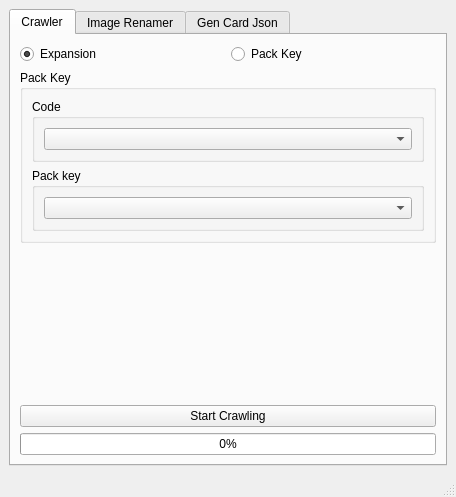
<?xml version="1.0" encoding="UTF-8"?>
<ui version="4.0">
 <class>MainWindow</class>
 <widget class="QMainWindow" name="MainWindow">
  <property name="enabled">
   <bool>true</bool>
  </property>
  <property name="geometry">
   <rect>
    <x>0</x>
    <y>0</y>
    <width>456</width>
    <height>497</height>
   </rect>
  </property>
  <property name="sizePolicy">
   <sizepolicy hsizetype="Preferred" vsizetype="Preferred">
    <horstretch>0</horstretch>
    <verstretch>0</verstretch>
   </sizepolicy>
  </property>
  <property name="minimumSize">
   <size>
    <width>0</width>
    <height>0</height>
   </size>
  </property>
  <property name="windowTitle">
   <string>TCGP Tool</string>
  </property>
  <widget class="QWidget" name="centralwidget">
   <property name="sizePolicy">
    <sizepolicy hsizetype="Preferred" vsizetype="Preferred">
     <horstretch>0</horstretch>
     <verstretch>0</verstretch>
    </sizepolicy>
   </property>
   <property name="styleSheet">
    <string notr="true"/>
   </property>
   <layout class="QVBoxLayout" name="verticalLayout_2">
    <item>
     <layout class="QVBoxLayout" name="verticalLayout">
      <property name="spacing">
       <number>0</number>
      </property>
      <property name="sizeConstraint">
       <enum>QLayout::SetDefaultConstraint</enum>
      </property>
      <property name="bottomMargin">
       <number>0</number>
      </property>
      <item>
       <widget class="QTabWidget" name="tabWidget">
        <property name="sizePolicy">
         <sizepolicy hsizetype="Expanding" vsizetype="Expanding">
          <horstretch>0</horstretch>
          <verstretch>0</verstretch>
         </sizepolicy>
        </property>
        <property name="focusPolicy">
         <enum>Qt::TabFocus</enum>
        </property>
        <property name="currentIndex">
         <number>0</number>
        </property>
        <widget class="QWidget" name="crawlerTab">
         <attribute name="title">
          <string>Crawler</string>
         </attribute>
         <layout class="QVBoxLayout" name="verticalLayout_9">
          <item>
           <layout class="QHBoxLayout" name="exorpSelection">
            <item>
             <widget class="QRadioButton" name="expRadioBtn">
              <property name="text">
               <string>Expansion</string>
              </property>
              <property name="checked">
               <bool>true</bool>
              </property>
             </widget>
            </item>
            <item>
             <widget class="QRadioButton" name="packRadioBtn">
              <property name="text">
               <string>Pack Key</string>
              </property>
             </widget>
            </item>
           </layout>
          </item>
          <item>
           <widget class="QGroupBox" name="crawlerGB">
            <property name="title">
             <string>Pack Key</string>
            </property>
            <layout class="QVBoxLayout" name="verticalLayout_12">
             <item>
              <widget class="QGroupBox" name="expCB">
               <property name="title">
                <string>Code</string>
               </property>
               <layout class="QVBoxLayout" name="verticalLayout_10">
                <item>
                 <widget class="QComboBox" name="expComboB"/>
                </item>
               </layout>
              </widget>
             </item>
             <item>
              <widget class="QGroupBox" name="packKeyGB">
               <property name="enabled">
                <bool>true</bool>
               </property>
               <property name="styleSheet">
                <string notr="true"/>
               </property>
               <property name="title">
                <string>Pack key</string>
               </property>
               <property name="flat">
                <bool>false</bool>
               </property>
               <layout class="QVBoxLayout" name="verticalLayout_11">
                <item>
                 <widget class="QComboBox" name="packKeyComboB"/>
                </item>
               </layout>
              </widget>
             </item>
            </layout>
           </widget>
          </item>
          <item>
           <spacer name="verticalSpacer">
            <property name="orientation">
             <enum>Qt::Vertical</enum>
            </property>
            <property name="sizeHint" stdset="0">
             <size>
              <width>20</width>
              <height>40</height>
             </size>
            </property>
           </spacer>
          </item>
          <item>
           <widget class="QPushButton" name="startCrawlingBtn">
            <property name="text">
             <string>Start Crawling</string>
            </property>
           </widget>
          </item>
          <item>
           <widget class="QProgressBar" name="crawlerProgressBar">
            <property name="value">
             <number>0</number>
            </property>
           </widget>
          </item>
         </layout>
        </widget>
        <widget class="QWidget" name="imageRenamerTab">
         <attribute name="title">
          <string>Image Renamer</string>
         </attribute>
         <layout class="QVBoxLayout" name="verticalLayout_3">
          <item>
           <widget class="QGroupBox" name="groupBox">
            <property name="title">
             <string>Folder Selection</string>
            </property>
            <layout class="QVBoxLayout" name="verticalLayout_4">
             <item>
              <layout class="QHBoxLayout" name="horizontalLayout">
               <item>
                <widget class="QLineEdit" name="folderLineEdit">
                 <property name="locale">
                  <locale language="English" country="UnitedStates"/>
                 </property>
                 <property name="readOnly">
                  <bool>true</bool>
                 </property>
                 <property name="placeholderText">
                  <string>No folders selected</string>
                 </property>
                </widget>
               </item>
               <item>
                <widget class="QPushButton" name="browseFolderBtnInTab2">
                 <property name="text">
                  <string>Browse...</string>
                 </property>
                 <property name="icon">
                  <iconset theme="folder-open">
                   <normaloff>C:/Users/sam99/AppData/Local/Temp/Rar$DRa61588.31932.rartemp</normaloff>C:/Users/sam99/AppData/Local/Temp/Rar$DRa61588.31932.rartemp</iconset>
                 </property>
                 <property name="checkable">
                  <bool>true</bool>
                 </property>
                </widget>
               </item>
               <item>
                <widget class="QPushButton" name="clearFoldersBtnInTab2">
                 <property name="text">
                  <string>Clear</string>
                 </property>
                 <property name="icon">
                  <iconset theme="edit-clear">
                   <normaloff>C:/Users/sam99/AppData/Local/Temp/Rar$DRa61588.31932.rartemp</normaloff>C:/Users/sam99/AppData/Local/Temp/Rar$DRa61588.31932.rartemp</iconset>
                 </property>
                 <property name="checkable">
                  <bool>true</bool>
                 </property>
                </widget>
               </item>
              </layout>
             </item>
             <item>
              <widget class="QLabel" name="label">
               <property name="text">
                <string>Selected Folders:</string>
               </property>
              </widget>
             </item>
             <item>
              <widget class="QListWidget" name="folderListWidget">
               <property name="locale">
                <locale language="English" country="UnitedStates"/>
               </property>
              </widget>
             </item>
             <item>
              <layout class="QHBoxLayout" name="horizontalLayout_2">
               <item>
                <widget class="QLabel" name="countLabel">
                 <property name="text">
                  <string>Total folders: 0</string>
                 </property>
                </widget>
               </item>
               <item>
                <spacer name="horizontalSpacer">
                 <property name="orientation">
                  <enum>Qt::Horizontal</enum>
                 </property>
                 <property name="sizeHint" stdset="0">
                  <size>
                   <width>40</width>
                   <height>20</height>
                  </size>
                 </property>
                </spacer>
               </item>
               <item>
                <widget class="QPushButton" name="removeSelectedBtnInTab2">
                 <property name="text">
                  <string>Remove Selected</string>
                 </property>
                 <property name="icon">
                  <iconset theme="list-remove">
                   <normaloff>C:/Users/sam99/AppData/Local/Temp/Rar$DRa61588.31932.rartemp</normaloff>C:/Users/sam99/AppData/Local/Temp/Rar$DRa61588.31932.rartemp</iconset>
                 </property>
                </widget>
               </item>
              </layout>
             </item>
            </layout>
           </widget>
          </item>
          <item>
           <widget class="QGroupBox" name="groupBox_5">
            <property name="title">
             <string>Excel File</string>
            </property>
            <layout class="QHBoxLayout" name="horizontalLayout_8">
             <item>
              <widget class="QLineEdit" name="fileLineEdit">
               <property name="locale">
                <locale language="English" country="UnitedStates"/>
               </property>
               <property name="readOnly">
                <bool>true</bool>
               </property>
               <property name="placeholderText">
                <string>No folders selected</string>
               </property>
              </widget>
             </item>
             <item>
              <widget class="QPushButton" name="browseFileBtnInTab2">
               <property name="text">
                <string>Browse...</string>
               </property>
               <property name="icon">
                <iconset theme="folder-open">
                 <normaloff>C:/Users/sam99/AppData/Local/Temp/Rar$DRa61588.31932.rartemp</normaloff>C:/Users/sam99/AppData/Local/Temp/Rar$DRa61588.31932.rartemp</iconset>
               </property>
               <property name="checkable">
                <bool>true</bool>
               </property>
              </widget>
             </item>
             <item>
              <widget class="QPushButton" name="clearFileBtnInTab2">
               <property name="text">
                <string>Clear</string>
               </property>
               <property name="icon">
                <iconset theme="edit-clear">
                 <normaloff>C:/Users/sam99/AppData/Local/Temp/Rar$DRa61588.31932.rartemp</normaloff>C:/Users/sam99/AppData/Local/Temp/Rar$DRa61588.31932.rartemp</iconset>
               </property>
               <property name="checkable">
                <bool>true</bool>
               </property>
              </widget>
             </item>
            </layout>
           </widget>
          </item>
          <item>
           <layout class="QHBoxLayout" name="horizontalLayout_5">
            <item>
             <widget class="QCheckBox" name="dryRunCB">
              <property name="text">
               <string>Dry Run</string>
              </property>
              <property name="checked">
               <bool>true</bool>
              </property>
             </widget>
            </item>
            <item>
             <spacer name="horizontalSpacer_2">
              <property name="orientation">
               <enum>Qt::Horizontal</enum>
              </property>
              <property name="sizeHint" stdset="0">
               <size>
                <width>40</width>
                <height>20</height>
               </size>
              </property>
             </spacer>
            </item>
            <item>
             <widget class="QPushButton" name="startRenameBtn">
              <property name="text">
               <string>Start Renamer</string>
              </property>
             </widget>
            </item>
           </layout>
          </item>
          <item>
           <widget class="QProgressBar" name="renamerProgressBar">
            <property name="value">
             <number>0</number>
            </property>
           </widget>
          </item>
         </layout>
        </widget>
        <widget class="QWidget" name="genCardJsonTab">
         <attribute name="title">
          <string>Gen Card Json</string>
         </attribute>
         <layout class="QVBoxLayout" name="verticalLayout_7">
          <item>
           <widget class="QGroupBox" name="groupBox_4">
            <property name="title">
             <string>Expansion</string>
            </property>
            <layout class="QVBoxLayout" name="verticalLayout_8">
             <item>
              <widget class="QComboBox" name="expansionComboBox"/>
             </item>
            </layout>
           </widget>
          </item>
          <item>
           <widget class="QGroupBox" name="groupBox_2">
            <property name="title">
             <string>Folder Selection</string>
            </property>
            <layout class="QVBoxLayout" name="verticalLayout_5">
             <item>
              <layout class="QHBoxLayout" name="horizontalLayout_3">
               <item>
                <widget class="QLineEdit" name="folderLineEditInTab3">
                 <property name="readOnly">
                  <bool>true</bool>
                 </property>
                 <property name="placeholderText">
                  <string>No folders selected</string>
                 </property>
                </widget>
               </item>
               <item>
                <widget class="QPushButton" name="browseFolderBtnInTab3">
                 <property name="text">
                  <string>Browse...</string>
                 </property>
                 <property name="icon">
                  <iconset theme="folder-open">
                   <normaloff>C:/Users/sam99/AppData/Local/Temp/Rar$DRa61588.31932.rartemp</normaloff>C:/Users/sam99/AppData/Local/Temp/Rar$DRa61588.31932.rartemp</iconset>
                 </property>
                 <property name="checkable">
                  <bool>true</bool>
                 </property>
                </widget>
               </item>
               <item>
                <widget class="QPushButton" name="clearBtnInTab3">
                 <property name="text">
                  <string>Clear</string>
                 </property>
                 <property name="icon">
                  <iconset theme="edit-clear">
                   <normaloff>C:/Users/sam99/AppData/Local/Temp/Rar$DRa61588.31932.rartemp</normaloff>C:/Users/sam99/AppData/Local/Temp/Rar$DRa61588.31932.rartemp</iconset>
                 </property>
                 <property name="checkable">
                  <bool>true</bool>
                 </property>
                </widget>
               </item>
              </layout>
             </item>
            </layout>
           </widget>
          </item>
          <item>
           <widget class="QGroupBox" name="groupBox_3">
            <property name="title">
             <string>Excel Files Selection</string>
            </property>
            <layout class="QVBoxLayout" name="verticalLayout_6">
             <item>
              <layout class="QHBoxLayout" name="horizontalLayout_4">
               <item>
                <widget class="QLineEdit" name="filesLineEditInTab3">
                 <property name="readOnly">
                  <bool>true</bool>
                 </property>
                 <property name="placeholderText">
                  <string>No folders selected</string>
                 </property>
                </widget>
               </item>
               <item>
                <widget class="QPushButton" name="browseExcelBtnInTab3">
                 <property name="text">
                  <string>Browse...</string>
                 </property>
                 <property name="icon">
                  <iconset theme="folder-open">
                   <normaloff>C:/Users/sam99/AppData/Local/Temp/Rar$DRa61588.31932.rartemp</normaloff>C:/Users/sam99/AppData/Local/Temp/Rar$DRa61588.31932.rartemp</iconset>
                 </property>
                 <property name="checkable">
                  <bool>true</bool>
                 </property>
                </widget>
               </item>
               <item>
                <widget class="QPushButton" name="clearExcelBtnInTab3">
                 <property name="text">
                  <string>Clear</string>
                 </property>
                 <property name="icon">
                  <iconset theme="edit-clear">
                   <normaloff>C:/Users/sam99/AppData/Local/Temp/Rar$DRa61588.31932.rartemp</normaloff>C:/Users/sam99/AppData/Local/Temp/Rar$DRa61588.31932.rartemp</iconset>
                 </property>
                 <property name="checkable">
                  <bool>true</bool>
                 </property>
                </widget>
               </item>
              </layout>
             </item>
             <item>
              <widget class="QLabel" name="label_2">
               <property name="text">
                <string>Selected Files:</string>
               </property>
              </widget>
             </item>
             <item>
              <widget class="QListWidget" name="excelListWidget"/>
             </item>
             <item>
              <layout class="QHBoxLayout" name="horizontalLayout_9">
               <item>
                <widget class="QLabel" name="countExcelLabel">
                 <property name="text">
                  <string>Total Excel Files: 0</string>
                 </property>
                </widget>
               </item>
               <item>
                <spacer name="horizontalSpacer_3">
                 <property name="orientation">
                  <enum>Qt::Horizontal</enum>
                 </property>
                 <property name="sizeHint" stdset="0">
                  <size>
                   <width>40</width>
                   <height>20</height>
                  </size>
                 </property>
                </spacer>
               </item>
               <item>
                <widget class="QPushButton" name="removeSelectedBtnInTab3">
                 <property name="text">
                  <string>Remove Selected</string>
                 </property>
                 <property name="icon">
                  <iconset theme="list-remove">
                   <normaloff>C:/Users/sam99/AppData/Local/Temp/Rar$DRa61588.31932.rartemp</normaloff>C:/Users/sam99/AppData/Local/Temp/Rar$DRa61588.31932.rartemp</iconset>
                 </property>
                </widget>
               </item>
              </layout>
             </item>
            </layout>
           </widget>
          </item>
          <item>
           <layout class="QHBoxLayout" name="horizontalLayout_7">
            <item>
             <widget class="QPushButton" name="startGenBtn">
              <property name="text">
               <string>Start Generation</string>
              </property>
             </widget>
            </item>
           </layout>
          </item>
          <item>
           <widget class="QProgressBar" name="genJsonProgressBar">
            <property name="value">
             <number>0</number>
            </property>
           </widget>
          </item>
         </layout>
        </widget>
       </widget>
      </item>
     </layout>
    </item>
   </layout>
  </widget>
  <widget class="QMenuBar" name="menubar">
   <property name="geometry">
    <rect>
     <x>0</x>
     <y>0</y>
     <width>456</width>
     <height>21</height>
    </rect>
   </property>
  </widget>
  <widget class="QStatusBar" name="statusbar"/>
 </widget>
 <resources/>
 <connections>
  <connection>
   <sender>expRadioBtn</sender>
   <signal>toggled(bool)</signal>
   <receiver>packKeyGB</receiver>
   <slot>hide()</slot>
   <hints>
    <hint type="sourcelabel">
     <x>136</x>
     <y>77</y>
    </hint>
    <hint type="destinationlabel">
     <x>253</x>
     <y>228</y>
    </hint>
   </hints>
  </connection>
  <connection>
   <sender>packRadioBtn</sender>
   <signal>toggled(bool)</signal>
   <receiver>packKeyGB</receiver>
   <slot>show()</slot>
   <hints>
    <hint type="sourcelabel">
     <x>371</x>
     <y>77</y>
    </hint>
    <hint type="destinationlabel">
     <x>253</x>
     <y>228</y>
    </hint>
   </hints>
  </connection>
 </connections>
</ui>
